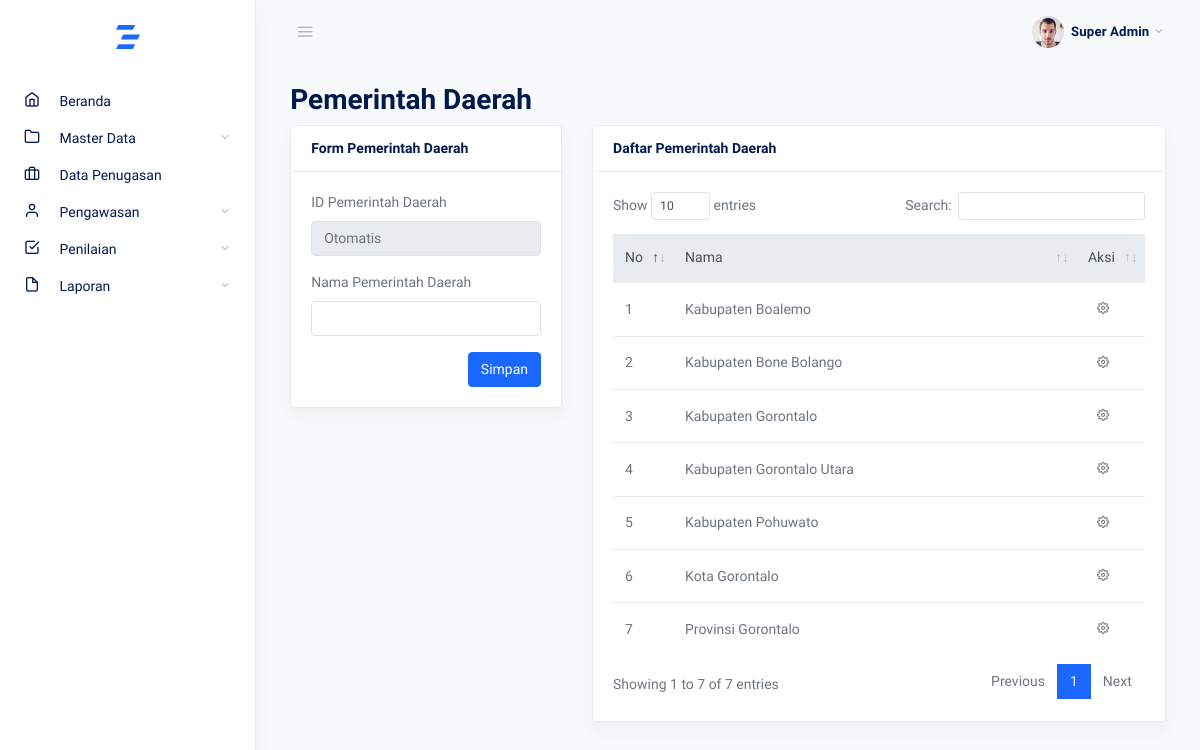
The page /pemda on the database its author committed.
### tables this page shows
CREATE TABLE `pemda` (
  `id` int(11) NOT NULL,
  `pemda` varchar(50) NOT NULL
);

### admin.php (called while the page is built, shortened)
<?php
require_once 'views/page/admin/index.php';

### app/controllers/admin/master_data/function_pemda.php (the view, shortened to what this page needs)
<?php
function tampil_data($mysqli)
{
    $query = "SELECT * FROM pemda ORDER BY pemda ASC";
    $to = $mysqli->prepare($query);
    $to->execute();
    $result = $to->get_result();
    $no = 1;
    while ($row = $result->fetch_object()) {
?>
        <tr>
            <td><?= $no; ?></td>
            <td><?= $row->pemda; ?></td>
            <td>
                <button class="btn btn-sm" type="button" data-toggle="dropdown" aria-haspopup="true" aria-expanded="false">
                    <span class="fe fe-settings"></span>
                </button>
            </td>
        </tr>
<?php
        $no++;
    }
}
?>

### assets/css/feather.css (style rules this page uses)
.fe { font-family: "feather" !important; speak: none; font-style: normal; font-weight: normal; font-variant: normal; text-transform: none; line-height: 1; -webkit-font-smoothing: antialiased; -moz-osx-font-smoothing: grayscale; }
.fe-settings:before { content: ""; }

### rows shown on the page
pemda: pemda "Kabupaten Boalemo"
pemda: pemda "Kabupaten Bone Bolango"
pemda: pemda "Kabupaten Gorontalo"
pemda: pemda "Kabupaten Gorontalo Utara"
pemda: pemda "Kabupaten Pohuwato"
pemda: pemda "Kota Gorontalo"
pemda: pemda "Provinsi Gorontalo"

### other values the page prints
$page "Pemerintah Daerah"
